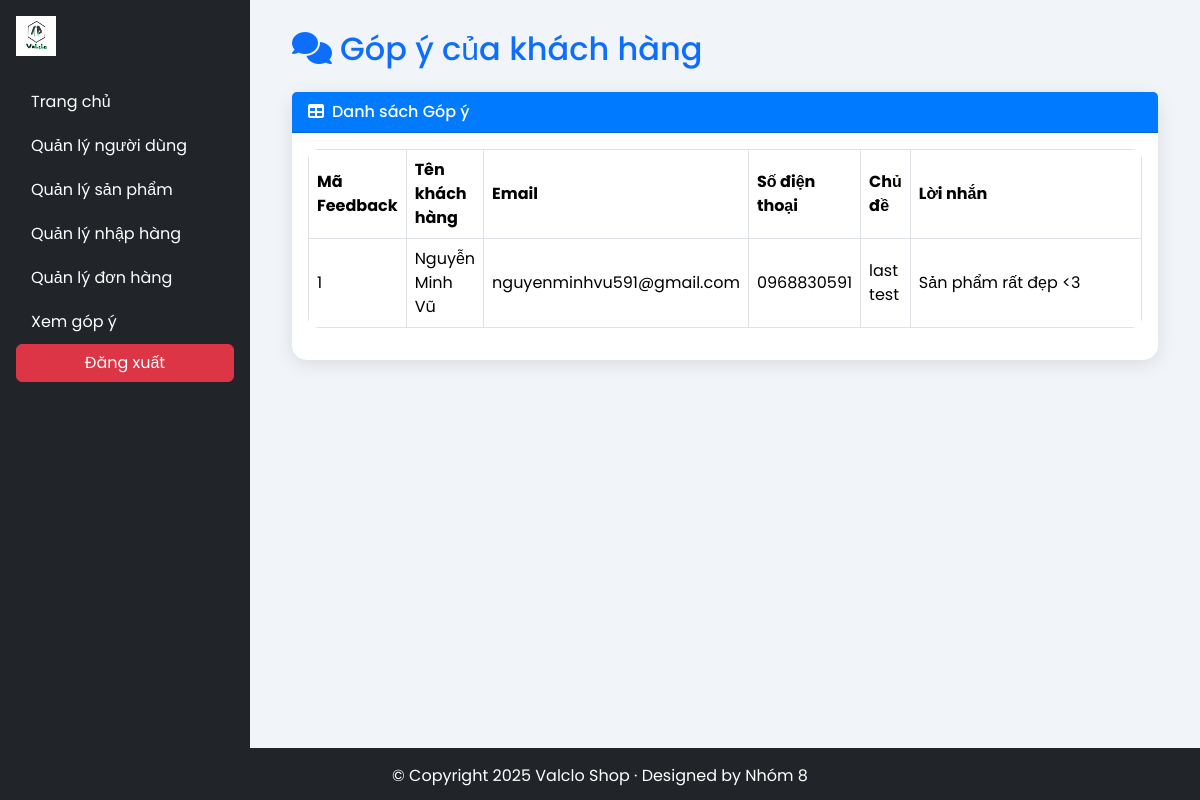
/Admin/gopy.php, run on the app's committed database.
### tables this page shows
CREATE TABLE `message` (
  `ID` int(11) NOT NULL,
  `FNAME` varchar(100) NOT NULL,
  `EMAIL` varchar(250) DEFAULT NULL,
  `PHONE` varchar(10) DEFAULT NULL,
  `SUBJECT` varchar(250) DEFAULT NULL,
  `CONTENT` text DEFAULT NULL,
  `CHECK` tinyint(4) DEFAULT 0
);

### Admin/gopy.php (the view, shortened to what this page needs)
<?php
include 'connect.php';
$messages = [];
$result = $conn->query("SELECT * FROM MESSAGE ORDER BY ID ASC");
if ($result) {
    while ($row = $result->fetch_assoc()) {
        $messages[] = $row;
    }
} else {
    $errorMessage = "Lỗi khi lấy dữ liệu góp ý: " . $conn->error;
}
?>
<!DOCTYPE html>
<html lang="en">
<head>
    <link href="https://cdn.jsdelivr.net/npm/bootstrap@5.3.3/dist/css/bootstrap.min.css" rel="stylesheet">
    <link rel="stylesheet" href="https://cdnjs.cloudflare.com/ajax/libs/font-awesome/6.4.2/css/all.min.css">
</head>
<body>
    <?php include 'admin_header.php'; ?>
    <main class="main-content">
        <div class="container-fluid">
            <h2 class="mb-4 text-primary"><i class="fas fa-comments me-2"></i>Góp ý của khách hàng</h2>
            <div class="card">
                <div class="card-header"><i class="fas fa-table me-2"></i>Danh sách Góp ý</div>
                <div class="card-body">
                    <div class="table-responsive">
                        <table class="table table-bordered table-hover">
                            <thead>
                                <tr>
                                    <th>Mã Feedback</th>
                                    <th>Tên khách hàng</th>
                                    <th>Email</th>
                                    <th>Số điện thoại</th>
                                    <th>Chủ đề</th>
                                    <th style="width: 300px;">Lời nhắn</th>
                                </tr>
                            </thead>
                            <tbody>
                                <?php if (empty($messages)): ?>
                                    <tr><td colspan="6" class="text-center">Không có góp ý nào để hiển thị.</td></tr>
                                <?php else: ?>
                                    <?php foreach ($messages as $message): ?>
                                    <tr>
                                        <td><?php echo htmlspecialchars($message['ID']); ?></td>
                                        <td><?php echo htmlspecialchars($message['FNAME']); ?></td>
                                        <td><?php echo htmlspecialchars($message['EMAIL']); ?></td>
                                        <td><?php echo htmlspecialchars($message['PHONE']); ?></td>
                                        <td><?php echo htmlspecialchars($message['SUBJECT']); ?></td>
                                        <td style="width: 300px;"><?php echo htmlspecialchars($message['CONTENT']); ?></td>
                                    </tr>
                                    <?php endforeach; ?>
                                <?php endif; ?>
                            </tbody>
                        </table>
                    </div>
                </div>
            </div>
        </div>
    </main>
    <?php include 'admin_footer.php'; ?>
</body>
</html>

### Admin/gopy.php (style rules this page uses)
body { font-family: 'Poppins', sans-serif; background-color: #f1f4f9; }
.main-content { margin-left: 250px; padding: 30px; min-height: calc(100vh - 100px); }
.card { border: none; border-radius: 15px; box-shadow: 0 4px 20px rgba(0, 0, 0, 0.1); transition: transform 0.3s; }
.card-header { background-color: #007bff; color: white; border-radius: 15px 15px 0 0; font-weight: 500; }
.table { background-color: white; border-radius: 10px; overflow: hidden; }
.table th, .table td { vertical-align: middle; }
.table thead { background-color: #f8f9fa; }

### data on the page
message: ID "1", FNAME "Nguyễn Minh Vũ", EMAIL "nguyenminhvu591@gmail.com", PHONE "0968830591", SUBJECT "last test", CONTENT "Sản phẩm rất đẹp <3"
